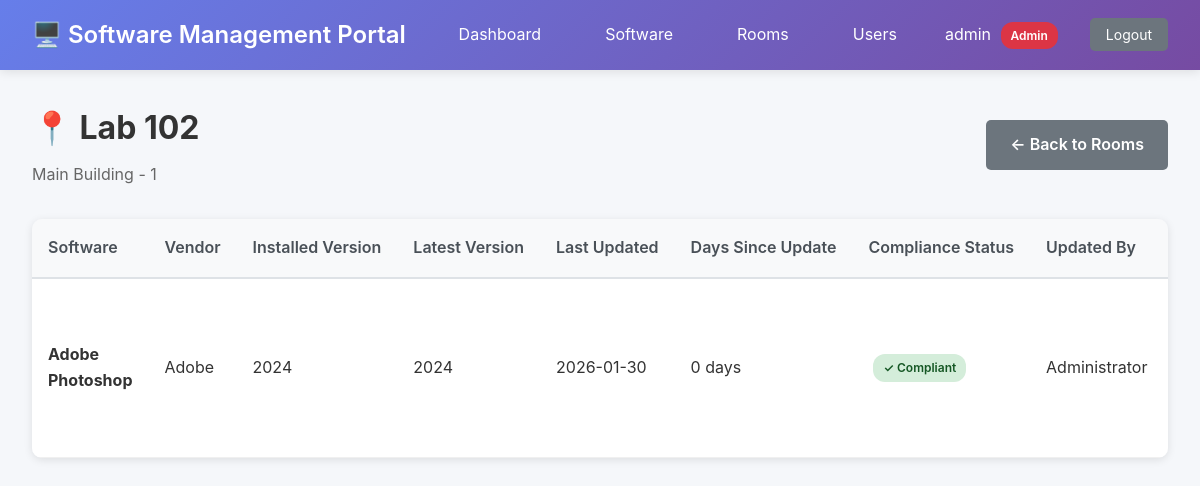
Page /rooms/2 (signed in) on the earlier database version.
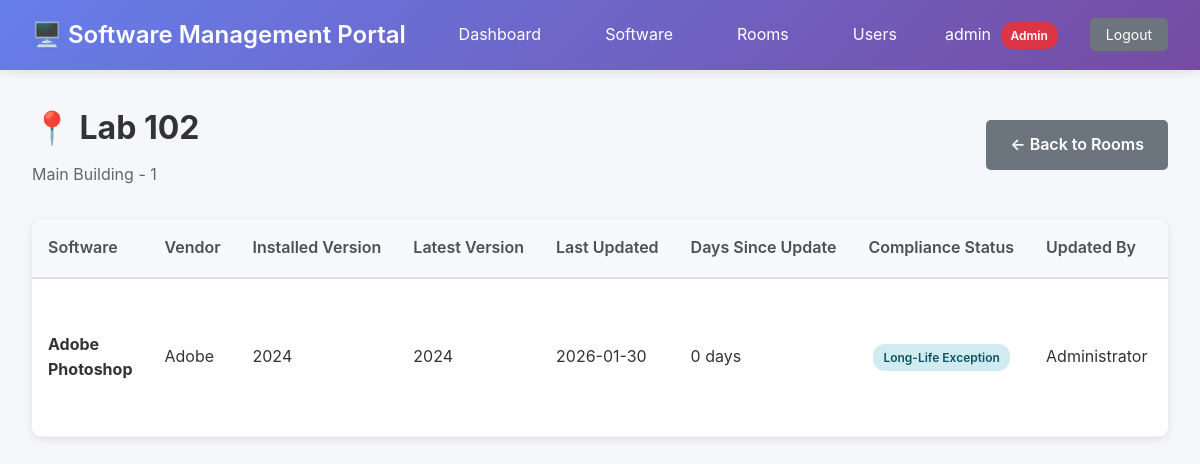
Same page on the later database version.
### tables this page shows
CREATE TABLE installations (
    id INTEGER PRIMARY KEY AUTOINCREMENT,
    software_id INTEGER NOT NULL,
    room_id INTEGER NOT NULL,
    installed_version TEXT NOT NULL,
    last_updated TIMESTAMP DEFAULT CURRENT_TIMESTAMP,
    updated_by TEXT,
    is_long_life BOOLEAN DEFAULT 0, -- Exception to 300-day policy
    long_life_reason TEXT,
    long_life_approved_by TEXT,
    long_life_approved_at TIMESTAMP,
    FOREIGN KEY (software_id) REFERENCES software(id) ON DELETE CASCADE,
    FOREIGN KEY (room_id) REFERENCES rooms(id) ON DELETE CASCADE,
    UNIQUE(software_id, room_id)
);

CREATE TABLE software (
    id INTEGER PRIMARY KEY AUTOINCREMENT,
    software_name TEXT NOT NULL,
    version TEXT NOT NULL,
    vendor TEXT,
    license_key TEXT,
    license_type TEXT, -- e.g., 'Site', 'Volume', 'Per-User'
    license_count INTEGER,
    installer_filename TEXT,
    installer_path TEXT,
    description TEXT,
    created_at TIMESTAMP DEFAULT CURRENT_TIMESTAMP,
    updated_at TIMESTAMP DEFAULT CURRENT_TIMESTAMP
);

### app.py (the view)
@app.route('/rooms/<int:room_id>')
@login_required
def room_details(room_id):
    conn = get_db()
    cursor = conn.cursor()
    cursor.execute('SELECT * FROM rooms WHERE id = ?', (room_id,))
    room = cursor.fetchone()
    if not room:
        flash('Room not found!', 'error')
        return redirect(url_for('rooms_list'))
    cursor.execute('''
        SELECT
            i.id as installation_id, s.id as software_id, s.software_name, s.vendor,
            i.installed_version, s.version as latest_version, i.last_updated,
            i.updated_by, i.is_long_life, i.long_life_reason,
            CAST((julianday('now') - julianday(i.last_updated)) AS INTEGER) as days_since_update
        FROM installations i
        JOIN software s ON i.software_id = s.id
        WHERE i.room_id = ?
        ORDER BY s.software_name
    ''', (room_id,))
    installations = cursor.fetchall()
    conn.close()
    return render_template('room_details.html', room=room, installations=installations, update_policy_days=UPDATE_POLICY_DAYS)

### app.py (called while the page is built)
@login_manager.user_loader
def load_user(user_id):
    conn = get_db()
    cursor = conn.cursor()
    cursor.execute('SELECT id, username, full_name, is_superuser FROM users WHERE id = ?', (user_id,))
    user_data = cursor.fetchone()
    conn.close()
    if user_data:
        return User(user_data['id'], user_data['username'], user_data['full_name'], user_data['is_superuser'])
    return None

def get_db():
    conn = sqlite3.connect(DB_PATH)
    conn.row_factory = sqlite3.Row
    return conn

### templates/room_details.html (shortened to what the changed rows need)
<!DOCTYPE html>
<html lang="en">
<head>
    <link rel="stylesheet" href="{{ url_for('static', filename='style.css') }}">
</head>
<body>
    <nav class="navbar">
        <div class="nav-brand">
            <h1>🖥️ Software Management Portal</h1>
        </div>
    </nav>
    <div class="container">
        <div class="page-header">
            <div>
                <h2>📍 {{ room.room_name }}</h2>
            </div>
        </div>
        <div class="table-container">
            <table class="data-table">
                <thead>
                    <tr>
                        <th>Software</th>
                        <th>Vendor</th>
                        <th>Installed Version</th>
                        <th>Latest Version</th>
                        <th>Last Updated</th>
                        <th>Days Since Update</th>
                        <th>Compliance Status</th>
                        <th>Updated By</th>
                        {% if current_user.is_superuser %}
                        <th>Actions</th>
                        {% endif %}
                    </tr>
                </thead>
                <tbody>
                    {% if installations %}
                        {% for inst in installations %}
                        <tr {% if inst.days_since_update > update_policy_days and not inst.is_long_life %}class="row-warning"{% endif %}>
                            <td><strong>{{ inst.software_name }}</strong></td>
                            <td>{{ inst.vendor or '-' }}</td>
                            <td>{{ inst.installed_version }}</td>
                            <td>
                                {% if inst.installed_version != inst.latest_version %}
                                <span class="badge badge-warning">{{ inst.latest_version }}</span>
                                {% else %}
                                {{ inst.latest_version }}
                                {% endif %}
                            </td>
                            <td>{{ inst.last_updated[:10] if inst.last_updated else 'N/A' }}</td>
                            <td>
                                {% if inst.days_since_update > update_policy_days %}
                                <span class="badge badge-danger">{{ inst.days_since_update }} days</span>
                                {% else %}
                                {{ inst.days_since_update }} days
                                {% endif %}
                            </td>
                            <td>
                                {% if inst.is_long_life %}
                                <span class="badge badge-info">Long-Life Exception</span>
                                {% elif inst.days_since_update > update_policy_days %}
                                <span class="badge badge-danger">⚠️ Out of Policy</span>
                                {% else %}
                                <span class="badge badge-success">✓ Compliant</span>
                                {% endif %}
                            </td>
                            <td>{{ inst.updated_by or '-' }}</td>
                            {% if current_user.is_superuser %}
                            <td>
                            </td>
                            {% endif %}
                        </tr>
                        {% endfor %}
                    {% else %}
                        <tr>
                            <td colspan="{% if current_user.is_superuser %}9{% else %}8{% endif %}" class="text-center">
                                No software installed in this room yet.
                            </td>
                        </tr>
                    {% endif %}
                </tbody>
            </table>
        </div>
    </div>
</body>
</html>

Differences in the rows shown:
changed installations "Administrator": is_long_life "✓ Compliant" → "Long-Life Exception"
